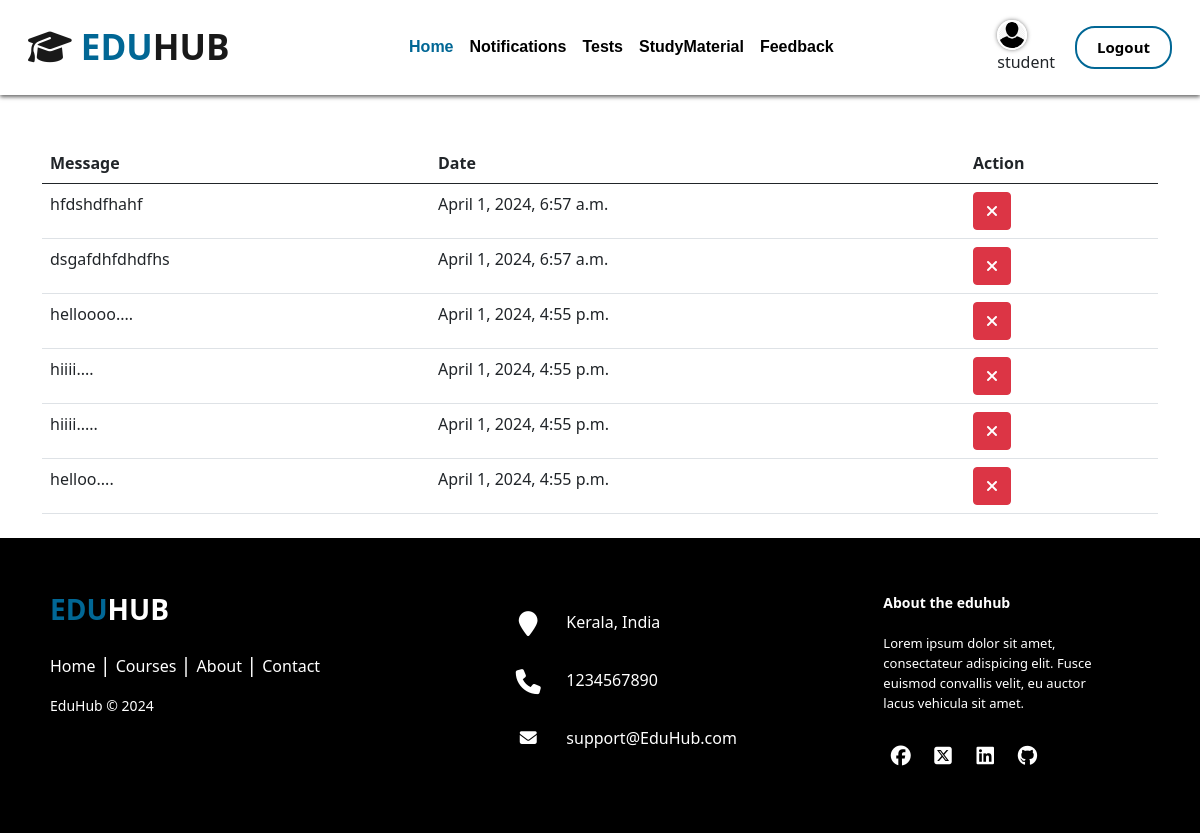
The page /student/student_notifications/ (signed in) on the database its author committed.
### account/models.py (models this page shows)
class CustomUser(AbstractUser):
    is_staff = models.BooleanField(default=False)
    is_student = models.BooleanField(default=False)
    profile_image = models.ImageField(upload_to='profile_images/', blank=True, null=True)

### staff/models.py (models this page shows, shortened)
class Notification(models.Model):
    user = models.ForeignKey(CustomUser, on_delete=models.CASCADE)
    message = models.CharField(max_length=255)
    created_at = models.DateTimeField(auto_now_add=True)

### student/views.py (the view)
# urls.py: path('student_notifications/', student_notifications, name='student_notification'),
def student_notifications(request):
    notifications = Notification.objects.filter(user=request.user)
    return render(request, 'student_templates/student_notifications.html', {'notifications': notifications})

### templates/student_templates/student_notifications.html (shortened to what this page needs)
{% extends 'base.html' %}
{% block content %}
<div class="container mt-5">
    <table class="table">
        <thead>
            <tr>
                <th>Message</th>
                <th>Date</th>
                <th>Action</th>
            </tr>
        </thead>
        <tbody>
            {% for notification in notifications %}
            <tr>
                <td>{{ notification.message }}</td>
                <td>{{ notification.created_at }}</td>
                <td>
                    <form method="post" action="{% url 'delete_notification' notification.id %}">
                        <button type="submit" class="btn btn-danger"><i class="fa-solid fa-xmark"></i></button>
                    </form>
                </td>
            </tr>
            {% endfor %}
        </tbody>
    </table>
</div>
{% endblock %}

### templates/base.html (shortened to what this page needs)
<!DOCTYPE html>
<html lang="en">
    <head>
        <link
            href="https://cdn.jsdelivr.net/npm/bootstrap@5.0.2/dist/css/bootstrap.min.css"
            rel="stylesheet"
        />
        <link rel="stylesheet" href="https://cdnjs.cloudflare.com/ajax/libs/font-awesome/6.5.1/css/all.min.css">
        {% load static %}
        <link rel="stylesheet" href="{% static 'css/styless.css' %}">
    </head>
    <body>
      <div class="hero-section">
        <nav class="navbar navbar-expand-lg navbar-light p-3 w-100 sticky-top bg-white">
            <div class="container-fluid">
                <a class="navbar-brand" href="/"><i class="fa-solid fa-graduation-cap"></i><span> EDU</span>HUB</a>
                {% if user.is_authenticated %}
                {% if user.is_staff %}
                <div class="collapse navbar-collapse justify-content-lg-center" id="navbarSupportedContent">
                    <ul class="navbar-nav  mb-2 mb-lg-0">
                        <li class="nav-item">
                            <a class="nav-link active" aria-current="page" href="{% url 'staff_dashboard' %}" style="color:#016795;">Home</a>
                        </li>
                        <li class="nav-item">
                          <a class="nav-link" href="{% url 'notifications' %}">Notifications</a>
                      </li>
                        <li class="nav-item">
                          <a class="nav-link" href="{% url 'manage_courses' %}">ManageCourses</a>
                      </li>
                        <li class="nav-item">
                          <a class="nav-link" href="{% url 'question_list' %}">Tests</a>
                      </li>
                    <li class="nav-item">
                      <a class="nav-link" href="#">StudyMaterial</a>
                  </li>
                  <li class="nav-item">
                    <a class="nav-link" href="{% url 'staff_feedback' %}">Feedback</a>
                </li>
                    </ul>
                  </div>
                  <div style="margin-right: 20px;">
                    {% if user.profile_image %}
                        <a href="{% url 'edit_staff_details' user_id=user.id %}">
                            <img src="{{ user.profile_image.url }}" alt="Profile Image" class="profile-image">
                        </a>
                    {% endif %}
                    <br>
                    <span>{{ user.username }}</span>
                </div>
                  {% elif user.is_student %}
                  <div class="collapse navbar-collapse justify-content-lg-center" id="navbarSupportedContent">
                    <ul class="navbar-nav  mb-2 mb-lg-0">
                        <li class="nav-item">
                            <a class="nav-link active" aria-current="page" href="{% url 'student_dashboard'%}" style="color:#016795;">Home</a>
                        </li>
                        <li class="nav-item">
                            <a class="nav-link" href="{% url 'student_notification' %}">Notifications</a>
                        </li>
                        <li class="nav-item">
                          <a class="nav-link" href="{% url 'display_questions' %}">Tests</a>
                      </li>
                    <li class="nav-item">
                      <a class="nav-link" href="#">StudyMaterial</a>
                  </li>
                      <li class="nav-item">
                        <a class="nav-link" href="#">Feedback</a>
                      </li>
                  </ul>
                  </div>
                  <div style="margin-right: 20px;">
                    {% if user.profile_image %}
                        <a href="{% url 'edit_student_details' user_id=user.id %}">
                            <img src="{{ user.profile_image.url }}" alt="Profile Image" class="profile-image">
                        </a>
                    {% endif %}
                    <br>
                    <span>{{ user.username }}</span>
                </div>
                  {% endif %}
                  <a href="{% url 'logout' %}" class="btn btn-custom">Logout</a>
            {% endif %}
            </div>
        </nav>
    </div>
    {% block content %} {% endblock %}
    <footer class="footer-distributed mt-4">
      <div class="footer-left">
        <h3 style="font-weight: bold;"><span style="font-weight: bold;">EDU</span>HUB</h3>
        <p class="footer-links">
          <a href="{% url 'home' %}" class="link-1">Home</a>
          <a href="#courses">Courses</a>
          <a href="#about">About</a>
          <a href="#contact">Contact</a>
        </p>
        <p class="footer-company-name">EduHub © 2024</p>
      </div>
      <div class="footer-center">
        <div>
          <i class="fa fa-map-marker"></i>
          <p>Kerala, India</p>
        </div>
        <div>
          <i class="fa fa-phone"></i>
          <p>1234567890</p>
        </div>
        <div>
          <i class="fa fa-envelope"></i>
          <p><a href="#">support@EduHub.com</a></p>
        </div>
      </div>
      <div class="footer-right">
        <p class="footer-company-about">
          <span>About the eduhub</span>
          Lorem ipsum dolor sit amet, consectateur adispicing elit. Fusce euismod convallis velit, eu auctor lacus vehicula sit amet.
        </p>
        <div class="footer-icons">
          <a href="#"><i class="fa-brands fa-facebook"></i></a>
          <a href="#"><i class="fa-brands fa-square-x-twitter"></i></a>
          <a href="#"><i class="fa-brands fa-linkedin"></i></a>
          <a href="#"><i class="fa-brands fa-github"></i></a>
        </div>
      </div>
    </footer>
      </body>
      </html>
    </body>
</html>

### static/css/styless.css (style rules this page uses)
body { padding-top: 95px; }
.navbar { box-shadow: 0 2px 4px rgba(0, 0, 0, 0.6); }
.navbar-light .navbar-nav .nav-link { color: #000; font-size: 16px; line-height: 24px; font-family: "Poppins", sans-serif; }
.navbar-brand { color: #000; font-size: 35px; font-weight: bold; }
.navbar-brand span { color: #016795; font-size: 35px; font-weight: bold; }
.nav-item a { font-size: 20px; font-weight: bold; }
.sticky-top { position: fixed; top: 0; width: 100%; z-index: 1000; }
.btn-custom { color: black; font-size: 15px; font-weight: bold; line-height: 19px; border: 2px solid #016795; border-radius: 20px; padding: 10px 20px; }
.profile-image { width: 30px; height: 30px; border-radius: 50%; border: 2px solid #fff; box-shadow: 0 0 4px rgba(0, 0, 0, 0.5); }
.footer-distributed { background: #000; box-shadow: 0 1px 1px 0 rgba(0, 0, 0, 0.12); box-sizing: border-box; width: 100%; text-align: left; font: bold 16px; padding: 55px 50px; }
.footer-distributed .footer-left, .footer-distributed .footer-center, .footer-distributed .footer-right { display: inline-block; vertical-align: top; }
.footer-distributed .footer-left { width: 40%; }
.footer-distributed h3 { color: #ffffff; margin: 0; }
.footer-distributed h3 span { color: #016795; }
.footer-distributed .footer-links { color: #ffffff; margin: 20px 0 12px; padding: 0; }
.footer-distributed .footer-links a { display: inline-block; line-height: 1.8; font-weight: 400; text-decoration: none; color: inherit; }
.footer-distributed .footer-company-name { color: #fff; font-size: 14px; font-weight: normal; margin: 0; }
.footer-distributed .footer-center { width: 35%; }
.footer-distributed .footer-center i { background-color: #000; color: #ffffff; font-size: 25px; width: 38px; height: 38px; border-radius: 50%; text-align: center; line-height: 42px; margin: 10px 15px; vertical-align: middle; }
.footer-distributed .footer-center i.fa-envelope { font-size: 17px; line-height: 38px; }
.footer-distributed .footer-center p { display: inline-block; color: #ffffff; font-weight: 400; vertical-align: middle; margin: 0; }
.footer-distributed .footer-center p a { color: #fff; text-decoration: none; }
.footer-distributed .footer-links a:before { content: "|"; font-weight: 300; font-size: 20px; left: 0; color: #fff; display: inline-block; padding-right: 5px; }
.footer-distributed .footer-links .link-1:before { content: none; }
.footer-distributed .footer-right { width: 20%; }
.footer-distributed .footer-company-about { line-height: 20px; color: #fff; font-size: 13px; font-weight: normal; margin: 0; }
.footer-distributed .footer-company-about span { display: block; color: #ffffff; font-size: 14px; font-weight: bold; margin-bottom: 20px; }
.footer-distributed .footer-icons { margin-top: 25px; }
.footer-distributed .footer-icons a { display: inline-block; width: 35px; height: 35px; cursor: pointer; background-color: #000; border-radius: 2px; font-size: 20px; color: #ffffff; text-align: center; line-height: 35px; margin-right: 3px; margin-bottom: 5px; }

### rows shown on the page
CustomUser: profile_image (placeholder picture), username "student"
Notification: message "hfdshdfhahf", created_at "April 1, 2024, 6:57 a.m."
Notification: message "dsgafdhfdhdfhs", created_at "April 1, 2024, 6:57 a.m."
Notification: message "helloooo....", created_at "April 1, 2024, 4:55 p.m."
Notification: message "hiiii....", created_at "April 1, 2024, 4:55 p.m."
Notification: message "hiiii.....", created_at "April 1, 2024, 4:55 p.m."
Notification: message "helloo....", created_at "April 1, 2024, 4:55 p.m."
